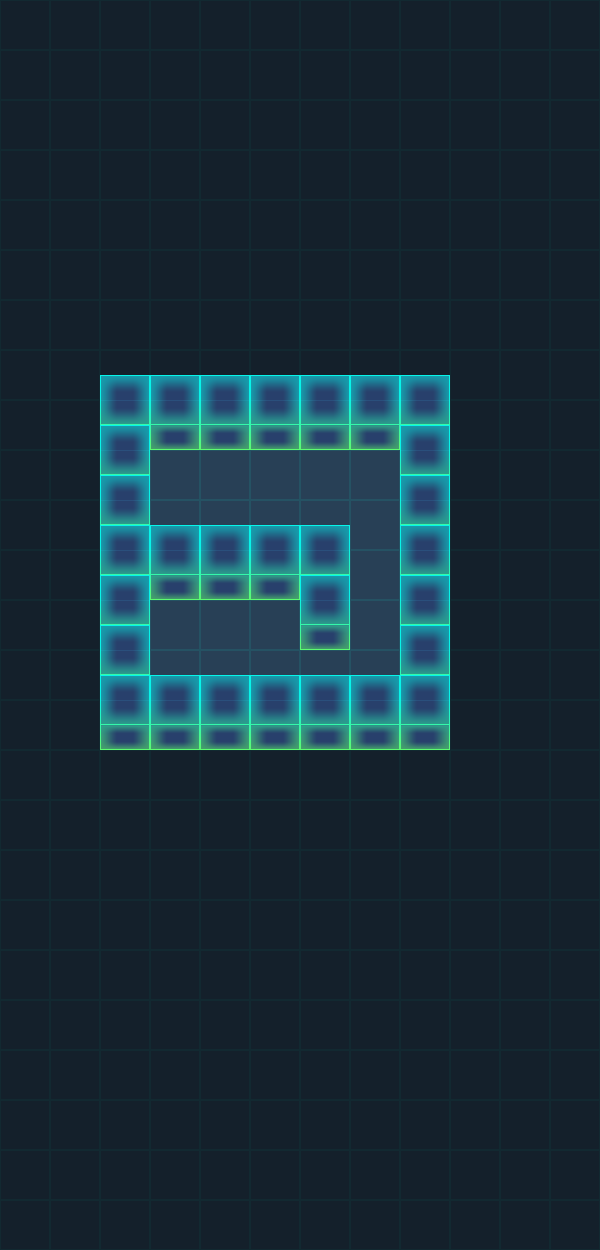

This is a level from a 2D game, rendered from its Tiled map with the project's own tilesets. A one-line summary and the complete map file follow:
An orthogonal 12x25 tile map with 50x50 px tiles, 4 tile layers (BG, WallBottom, Play, WallUp) and 7 objects (Hero, M1, M2, End).

<map version="1.0" tiledversion="1.0.3" orientation="orthogonal" renderorder="right-down" width="12" height="25" tilewidth="50" tileheight="50" nextobjectid="24">
 <tileset firstgid="1" source="tiles.tsx" />
 <layer name="BG" width="12" height="25">
  <data encoding="csv">
6,6,6,6,6,6,6,6,6,6,6,6,
6,6,6,6,6,6,6,6,6,6,6,6,
6,6,6,6,6,6,6,6,6,6,6,6,
6,6,6,6,6,6,6,6,6,6,6,6,
6,6,6,6,6,6,6,6,6,6,6,6,
6,6,6,6,6,6,6,6,6,6,6,6,
6,6,6,6,6,6,6,6,6,6,6,6,
6,6,6,6,6,6,6,6,6,6,6,6,
6,6,6,6,6,6,6,6,6,6,6,6,
6,6,6,5,5,5,5,5,6,6,6,6,
6,6,6,5,5,5,5,5,6,6,6,6,
6,6,6,6,6,6,6,5,6,6,6,6,
6,6,6,5,5,5,6,5,6,6,6,6,
6,6,6,5,5,5,5,5,6,6,6,6,
6,6,6,6,6,6,6,6,6,6,6,6,
6,6,6,6,6,6,6,6,6,6,6,6,
6,6,6,6,6,6,6,6,6,6,6,6,
6,6,6,6,6,6,6,6,6,6,6,6,
6,6,6,6,6,6,6,6,6,6,6,6,
6,6,6,6,6,6,6,6,6,6,6,6,
6,6,6,6,6,6,6,6,6,6,6,6,
6,6,6,6,6,6,6,6,6,6,6,6,
6,6,6,6,6,6,6,6,6,6,6,6,
6,6,6,6,6,6,6,6,6,6,6,6,
6,6,6,6,6,6,6,6,6,6,6,6
</data>
 </layer>
 <layer name="WallBottom" width="12" height="25">
  <data encoding="csv">
0,0,0,0,0,0,0,0,0,0,0,0,
0,0,0,0,0,0,0,0,0,0,0,0,
0,0,0,0,0,0,0,0,0,0,0,0,
0,0,0,0,0,0,0,0,0,0,0,0,
0,0,0,0,0,0,0,0,0,0,0,0,
0,0,0,0,0,0,0,0,0,0,0,0,
0,0,0,0,0,0,0,0,0,0,0,0,
0,0,3,3,3,3,3,3,3,0,0,0,
0,0,4,2,2,2,2,2,4,0,0,0,
0,0,4,0,0,0,0,0,4,0,0,0,
0,0,4,0,0,0,0,0,4,0,0,0,
0,0,4,2,2,2,4,0,4,0,0,0,
0,0,4,0,0,0,2,0,4,0,0,0,
0,0,4,0,0,0,0,0,4,0,0,0,
0,0,2,2,2,2,2,2,2,0,0,0,
0,0,0,0,0,0,0,0,0,0,0,0,
0,0,0,0,0,0,0,0,0,0,0,0,
0,0,0,0,0,0,0,0,0,0,0,0,
0,0,0,0,0,0,0,0,0,0,0,0,
0,0,0,0,0,0,0,0,0,0,0,0,
0,0,0,0,0,0,0,0,0,0,0,0,
0,0,0,0,0,0,0,0,0,0,0,0,
0,0,0,0,0,0,0,0,0,0,0,0,
0,0,0,0,0,0,0,0,0,0,0,0,
0,0,0,0,0,0,0,0,0,0,0,0
</data>
 </layer>
 <objectgroup name="Star">
  <object id="5" x="157.667" y="456" width="31.6667" height="34" />
  <object id="16" x="363.333" y="658.666" width="29.3333" height="25.3333" />
  <object id="17" x="158.334" y="654" width="26.6667" height="28" />
 </objectgroup>
 <objectgroup name="Coin" />
 <objectgroup name="Actor">
  <object id="1" name="Hero" x="372" y="469" width="8.333" height="10">
   <ellipse />
  </object>
  <object id="2" name="M1" x="369.667" y="78.3333" width="10" height="10">
   <ellipse />
  </object>
  <object id="3" name="M2" x="467" y="83" width="10" height="10">
   <ellipse />
  </object>
  <object id="15" name="End" x="273" y="620.333" width="10" height="10">
   <ellipse />
  </object>
 </objectgroup>
 <layer name="Play" width="12" height="25">
  <data encoding="csv">
0,0,0,0,0,0,0,0,0,0,0,0,
0,0,0,0,0,0,0,0,0,0,0,0,
0,0,0,0,0,0,0,0,0,0,0,0,
0,0,0,0,0,0,0,0,0,0,0,0,
0,0,0,0,0,0,0,0,0,0,0,0,
0,0,0,0,0,0,0,0,0,0,0,0,
0,0,0,0,0,0,0,0,0,0,0,0,
0,0,0,0,0,0,0,0,0,0,0,0,
0,0,0,0,0,0,0,0,0,0,0,0,
0,0,0,0,0,0,0,0,0,0,0,0,
0,0,0,0,0,0,0,0,0,0,0,0,
0,0,0,0,0,0,0,0,0,0,0,0,
0,0,0,0,0,0,0,0,0,0,0,0,
0,0,0,0,0,0,0,0,0,0,0,0,
0,0,0,0,0,0,0,0,0,0,0,0,
0,0,0,0,0,0,0,0,0,0,0,0,
0,0,0,0,0,0,0,0,0,0,0,0,
0,0,0,0,0,0,0,0,0,0,0,0,
0,0,0,0,0,0,0,0,0,0,0,0,
0,0,0,0,0,0,0,0,0,0,0,0,
0,0,0,0,0,0,0,0,0,0,0,0,
0,0,0,0,0,0,0,0,0,0,0,0,
0,0,0,0,0,0,0,0,0,0,0,0,
0,0,0,0,0,0,0,0,0,0,0,0,
0,0,0,0,0,0,0,0,0,0,0,0
</data>
 </layer>
 <layer name="WallUp" width="12" height="25">
  <data encoding="csv">
0,0,0,0,0,0,0,0,0,0,0,0,
0,0,0,0,0,0,0,0,0,0,0,0,
0,0,0,0,0,0,0,0,0,0,0,0,
0,0,0,0,0,0,0,0,0,0,0,0,
0,0,0,0,0,0,0,0,0,0,0,0,
0,0,0,0,0,0,0,0,0,0,0,0,
0,0,0,0,0,0,0,0,0,0,0,0,
0,0,0,0,0,0,0,0,0,0,0,0,
0,0,0,0,0,0,0,0,0,0,0,0,
0,0,0,0,0,0,0,0,0,0,0,0,
0,0,0,1,1,1,1,0,0,0,0,0,
0,0,0,0,0,0,0,0,0,0,0,0,
0,0,0,0,0,0,0,0,0,0,0,0,
0,0,0,1,1,1,1,1,0,0,0,0,
0,0,0,0,0,0,0,0,0,0,0,0,
0,0,0,0,0,0,0,0,0,0,0,0,
0,0,0,0,0,0,0,0,0,0,0,0,
0,0,0,0,0,0,0,0,0,0,0,0,
0,0,0,0,0,0,0,0,0,0,0,0,
0,0,0,0,0,0,0,0,0,0,0,0,
0,0,0,0,0,0,0,0,0,0,0,0,
0,0,0,0,0,0,0,0,0,0,0,0,
0,0,0,0,0,0,0,0,0,0,0,0,
0,0,0,0,0,0,0,0,0,0,0,0,
0,0,0,0,0,0,0,0,0,0,0,0
</data>
 </layer>
</map>
